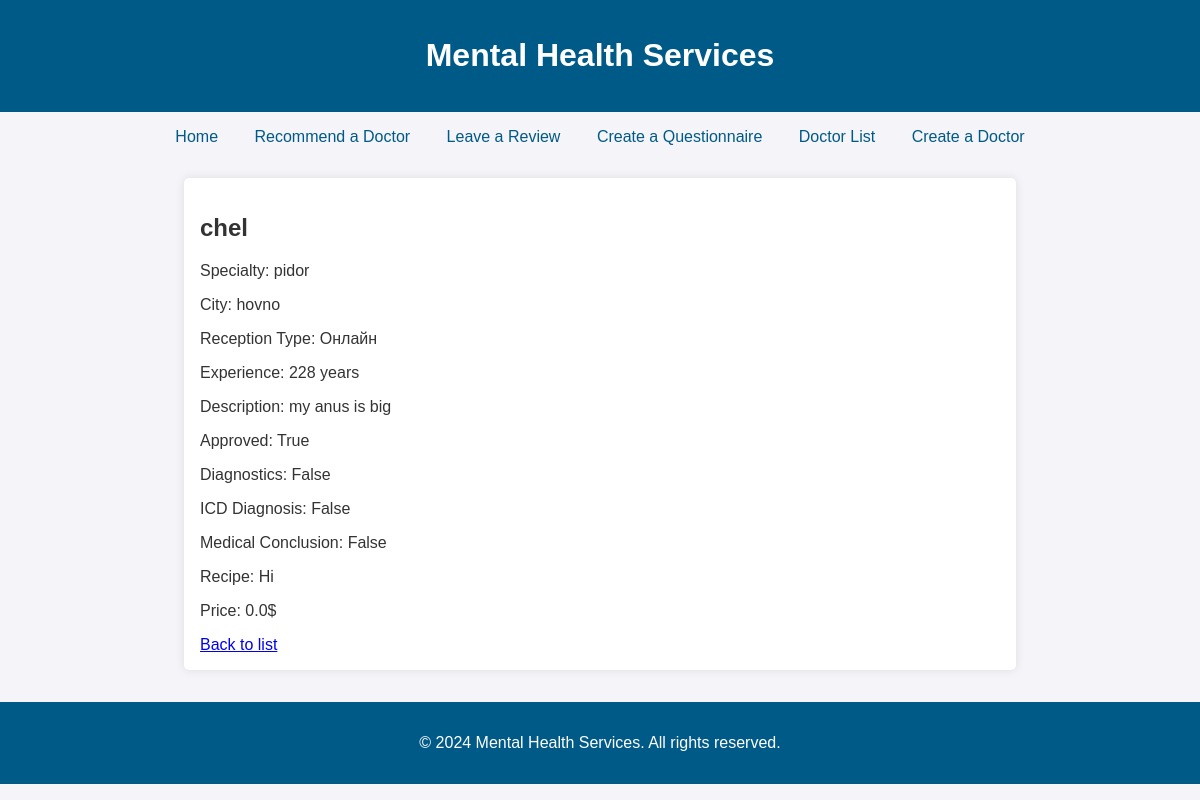
The page /doctors/1/ on the database its author committed.
### doctors/models.py (models this page shows, shortened)
class Doctor(models.Model):
    SPECIALIST_TYPE_CHOICES = [
        ('PSI1', 'Психолог'),
        ('PSI2', 'Психотерапевт'),
        ('PSI3', 'Психіатр'),
        ('DEF', 'Default')
    ]
    RECEPTION_TYPE_CHOICES = [
        ('ON', 'Онлайн'),
        ('OFF', 'Оффлайн'),
        ('BTH', 'Обидва')
    ]
    RECIPE_CHOICES = [
        ('STEM', 'Так, стимулятори'),
        ('NSTEM', 'Так, нестимулятори'),
        ('NO', 'Ні'),
    ]
    name = models.CharField(max_length=100)
    experience_years = models.IntegerField()
    description = models.TextField()
    approved = models.BooleanField(default=False)
    specialty = models.CharField(max_length=100, choices=SPECIALIST_TYPE_CHOICES, default='DEF')
    city = models.CharField(max_length=255, default='Kyiv')
    reception_type = models.CharField(max_length=100, choices=RECEPTION_TYPE_CHOICES, default='ON')
    is_diagnostics = models.BooleanField(default=False)
    is_icd_diagnosis = models.BooleanField(default=False)
    medical_conclusion = models.BooleanField(default=False)
    recipe = models.CharField(max_length=100, choices=RECIPE_CHOICES, default='NO')
    price = models.FloatField(default=0)

### doctors/views.py (the view)
# urls.py: path('doctors/<int:pk>/', views.doctor_detail, name='doctor_detail'),
def doctor_detail(request, pk):
    doctor = get_object_or_404(Doctor, pk=pk)
    return render(request, 'doctor_detail.html', {'doctor': doctor})

### doctors/templates/doctor_detail.html (shortened to what this page needs)
{% extends 'base.html' %}
{% block content %}
    <h2>{{ doctor.name }}</h2>
    <p>Specialty: {{ doctor.get_specialty_display }}</p>
    <p>City: {{ doctor.city }}</p>
    <p>Reception Type: {{ doctor.get_reception_type_display }}</p>
    <p>Experience: {{ doctor.experience_years }} years</p>
    <p>Description: {{ doctor.description }}</p>
    <p>Approved: {{ doctor.approved }}</p>
    <p>Diagnostics: {{ doctor.is_diagnostics }}</p>
    <p>ICD Diagnosis: {{ doctor.is_icd_diagnosis }}</p>
    <p>Medical Conclusion: {{ doctor.medical_conclusion }}</p>
    <p>Recipe: {{ doctor.get_recipe_display }}</p>
    <p>Price: {{ doctor.price }}$</p>
    <a href="{% url 'doctor_list' %}">Back to list</a>
{% endblock %}

### doctors/templates/base.html (style rules this page uses)
body { font-family: Arial, sans-serif; margin: 0; padding: 0; background-color: #f4f4f9; color: #333; }

### rows shown on the page
Doctor: name "chel", specialty "pidor", city "hovno", reception_type "Онлайн", experience_years "228", description "my anus is big", approved "True", is_diagnostics "False", is_icd_diagnosis "False", medical_conclusion "False", recipe "Ні", price "0.0"
